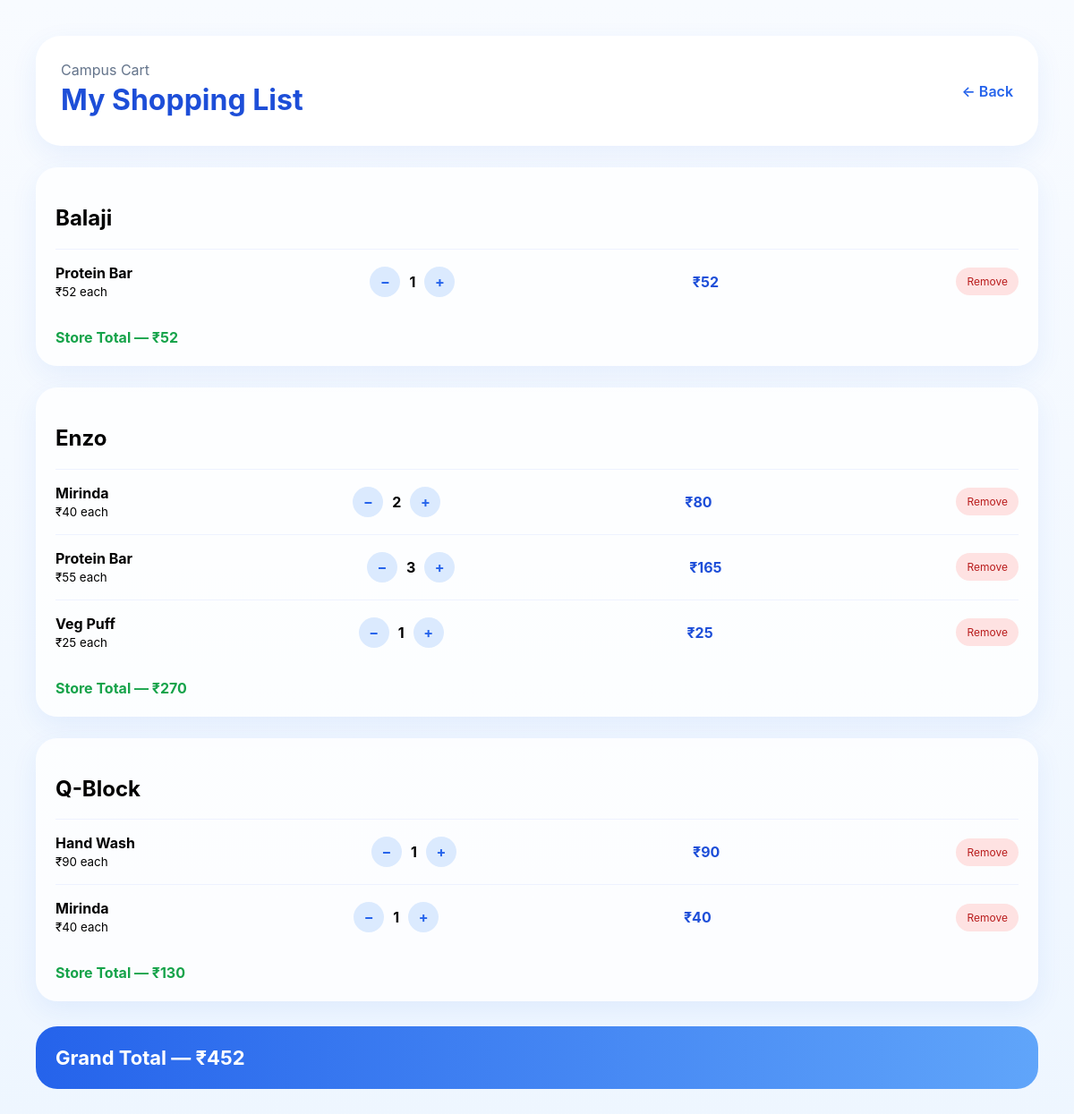
Page /list on the committed database.
### tables this page shows
CREATE TABLE cart (
    id INTEGER PRIMARY KEY AUTOINCREMENT,

    product_id INTEGER NOT NULL,
    shop_id INTEGER NOT NULL,

    quantity INTEGER DEFAULT 1,

    added_at TIMESTAMP DEFAULT CURRENT_TIMESTAMP,

    FOREIGN KEY (product_id) REFERENCES products(id),
    FOREIGN KEY (shop_id) REFERENCES shops(id)
);

CREATE TABLE shops (
    id INTEGER PRIMARY KEY,
    name TEXT NOT NULL UNIQUE
);

CREATE TABLE products (
    id INTEGER PRIMARY KEY,
    name TEXT NOT NULL,
    category TEXT NOT NULL
);

CREATE TABLE inventory (
    shop_id INTEGER,
    product_id INTEGER,
    stock INTEGER NOT NULL,
    price INTEGER NOT NULL,

    PRIMARY KEY (shop_id, product_id),

    FOREIGN KEY (shop_id) REFERENCES shops(id),
    FOREIGN KEY (product_id) REFERENCES products(id)
);

### app.py (the view)
@app.route("/list")
def shopping_list():
    conn = get_db_connection()
    rows = conn.execute("""
        SELECT
            cart.id AS cart_id,
            cart.quantity,

            products.name AS product_name,

            inventory.price,

            shops.name AS shop_name

        FROM cart

        JOIN products
            ON cart.product_id = products.id

        JOIN shops
            ON cart.shop_id = shops.id

        JOIN inventory
            ON inventory.product_id = cart.product_id
           AND inventory.shop_id = cart.shop_id

        ORDER BY shops.name, products.name
    """).fetchall()
    conn.close()
    grouped_cart = {}
    grand_total = 0
    for row in rows:
        shop = row["shop_name"]
        if shop not in grouped_cart:
            grouped_cart[shop] = {
                "items": [],
                "store_total": 0
            }
        total_price = row["price"] * row["quantity"]
        grouped_cart[shop]["items"].append({
            "cart_id": row["cart_id"],
            "product_name": row["product_name"],
            "price": row["price"],
            "quantity": row["quantity"],
            "total_price": total_price
        })
        grouped_cart[shop]["store_total"] += total_price
        grand_total += total_price
    return render_template(
        "list.html",
        grouped_cart=grouped_cart,
        grand_total=grand_total
    )

### app.py (called while the page is built)
def get_db_connection():
    conn = sqlite3.connect("campus_cart.db")
    conn.row_factory = sqlite3.Row
    return conn

### templates/list.html (shortened to what this page needs)
<!DOCTYPE html>
<html>
<head>
</head>
<body>
    <div class="top">
        <div>
            <p style="color:#64748b; margin:0;">Campus Cart</p>
            <h1 style="margin:4px 0; color:#1d4ed8;">
                My Shopping List
            </h1>
        </div>
        <a href="/" style="text-decoration:none; color:#2563eb; font-weight:600;">
            ← Back
        </a>
    </div>
    {% if grouped_cart %}
        {% for shop_name, shop in grouped_cart.items() %}
        <div class="store">
            <h2>{{ shop_name }}</h2>
            {% for item in shop["items"] %}
            <div class="item">
                <div>
                    <strong>{{ item.product_name }}</strong>
                    <br>
                    <small>₹{{ item.price }} each</small>
                </div>
                <div class="qty">
                    <a class="circle" href="/decrease/{{ item.cart_id }}">−</a>
                    <strong>{{ item.quantity }}</strong>
                    <a class="circle" href="/increase/{{ item.cart_id }}">+</a>
                </div>
                <strong style="color:#1d4ed8;">
                    ₹{{ item.total_price }}
                </strong>
                <a class="remove" href="/remove/{{ item.cart_id }}">
                    Remove
                </a>
            </div>
            {% endfor %}
            <div style="padding-top:16px; font-weight:700; color:#16a34a;">
                Store Total — ₹{{ shop["store_total"] }}
            </div>
        </div>
        {% endfor %}
        <div class="total">
            Grand Total — ₹{{ grand_total }}
        </div>
    {% endif %}
</body>
</html>

### templates/list.html (style rules this page uses)
body { font-family: Inter, sans-serif; background: linear-gradient(180deg, #f8fbff, #eef6ff); padding: 32px; }
.top { display: flex; justify-content: space-between; align-items: center; background: white; padding: 28px; border-radius: 28px; box-shadow: 0 10px 30px rgba(37, 99, 235, 0.08); }
.store { background: rgba(255, 255, 255, 0.82); padding: 22px; border-radius: 24px; margin-top: 24px; box-shadow: 0 10px 30px rgba(37, 99, 235, 0.08); }
.item { display: flex; justify-content: space-between; align-items: center; padding: 16px 0; border-top: 1px solid #eef2ff; }
.qty { display: flex; align-items: center; gap: 10px; }
.circle { width: 34px; height: 34px; border-radius: 50%; background: #dbeafe; display: grid; place-items: center; color: #2563eb; font-weight: 700; text-decoration: none; }
.remove { background: #fee2e2; color: #b91c1c; padding: 8px 12px; border-radius: 999px; text-decoration: none; font-size: 12px; }
.total { background: linear-gradient(90deg, #2563eb, #60a5fa); color: white; padding: 22px; border-radius: 24px; margin-top: 28px; font-size: 22px; font-weight: 700; }

### rows in the picture
cart: name "Balaji", product_name "Protein Bar", price "52", quantity "1", total_price "52", store_total "52"
cart: name "Enzo", product_name "Mirinda", price "40", quantity "2", total_price "80", store_total "270"
cart: product_name "Protein Bar", price "55", quantity "3", total_price "165"
cart: product_name "Veg Puff", price "25", quantity "1", total_price "25"
cart: name "Q-Block", product_name "Hand Wash", price "90", quantity "1", total_price "90", store_total "130"
cart: product_name "Mirinda", price "40", quantity "1", total_price "40"

### other values in the picture
{{ grand_total }} "452"
